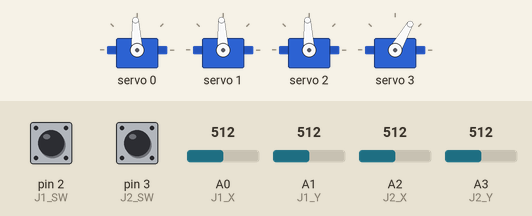
Bench run of a sketch on a simulated Arduino Uno, built with avr-gcc and run on an emulated ATmega328P. Parts: 4 × servo. The inputs (shaded band) are chosen by the test bench; at power-on: A0 (J1_X) = 512, A1 (J1_Y) = 512, A3 (J2_Y) = 512, pin 2 (J1_SW) HIGH, pin 3 (J2_SW) HIGH, A2 (J2_X) = 512. What the sketch prints to the serial monitor is not drawn.

Above: at 1.2 s.
1.3 s: A0 (J1_X) set to 537
2.8 s: A0 (J1_X) set to 561
At 4.1 s:
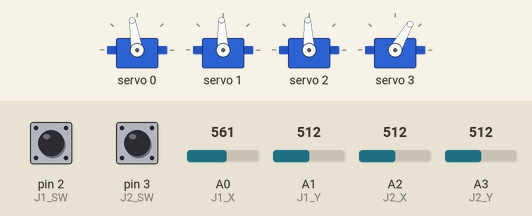
4.4 s: A1 (J1_Y) set to 539
5.9 s: A1 (J1_Y) set to 561
At 6.6 s:
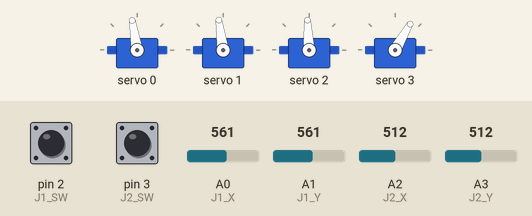
7.5 s: A3 (J2_Y) set to 541
9.0 s: A3 (J2_Y) set to 569
At 9.7 s:
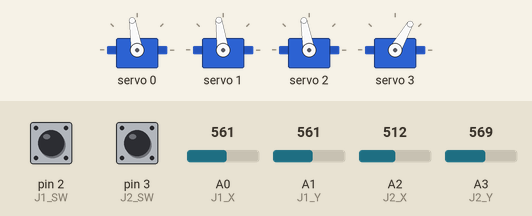
Timing chart, 0 to 11.6 s (numbered marks = the images above; inputs shaded):
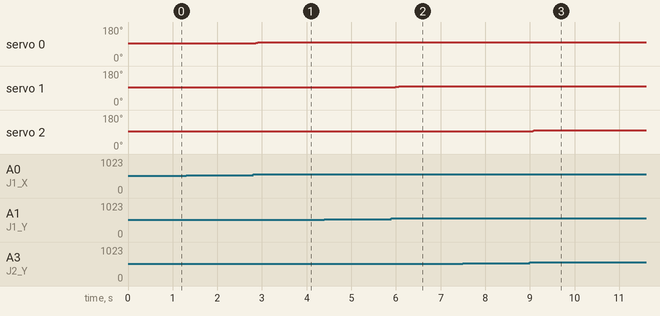

The sketch:

sketch_Manually_JOYSTICK_4-DOF_RoboArm.ino
```cpp
/*
  4-DOF Robotic Arm with 2x HW-504 Joysticks + Arduino UNO + PCA9685
  - Base, Shoulder, Elbow, Gripper on PCA9685 channels 0..3
  - Smooth analog control with deadzone and per-joint limits
  - Optional: joystick buttons on D2, D3 (not required)

  Hardware notes:
  - Power servos from a separate 5–6V supply to PCA9685 V+; common GND with Arduino.
  - UNO I2C: SDA=A4, SCL=A5
*/

#include <Wire.h>
#include <Adafruit_PWMServoDriver.h>

Adafruit_PWMServoDriver pwm = Adafruit_PWMServoDriver(0x40);  // default PCA9685 address

// ---------- USER SETTINGS ----------
#define PWM_FREQ_HZ        50         // typical for analog servos
#define SERVO_MIN_US       500        // microseconds at 0°
#define SERVO_MAX_US       2500       // microseconds at 180°
#define DEADZONE           40         // joystick dead-zone around center (0..1023 scale)
#define SMOOTH_ALPHA       0.20f      // low-pass smoothing [0..1], higher = snappier
#define LOOP_MS            20         // control loop period (ms)

// PCA9685 channels for each joint:
#define CH_BASE            0
#define CH_SHOULDER        1
#define CH_ELBOW           2
#define CH_GRIPPER         3

// Analog pins for joystick axes:
#define J1_X               A0   // Base
#define J1_Y               A1   // Shoulder
#define J2_X               A2   // Gripper
#define J2_Y               A3   // Elbow

// Optional joystick pushbuttons (active LOW on HW-504)
#define J1_SW              2
#define J2_SW              3

// Per-joint angle limits (tune to your mechanics so nothing binds)
int MIN_ANGLE[4] = {
  10,   // Base
  15,   // Shoulder
  10,   // Elbow
  20    // Gripper (closed)
};
int MAX_ANGLE[4] = {
  170,  // Base
  160,  // Shoulder
  170,  // Elbow
  120   // Gripper (open)
};

// Invert any joint if your servo orientation is reversed
bool INVERT[4] = {
  false,   // Base
  true,    // Shoulder
  false,   // Elbow
  true     // Gripper
};
// ----------------------------------

// Internal state
float currentAngle[4] = {90, 90, 90, 60};  // start at safe-ish mid positions
float targetAngle[4]  = {90, 90, 90, 60};

// Helper: convert microseconds to PCA9685 ticks
uint16_t usToTicks(int us) {
  // PCA9685: 4096 ticks per period
  // Period (us) = 1e6 / freq
  float period_us = 1000000.0f / PWM_FREQ_HZ;
  float ticks = (us * 4096.0f) / period_us;
  if (ticks < 0) ticks = 0;
  if (ticks > 4095) ticks = 4095;
  return (uint16_t)ticks;
}

// Helper: write an angle (0..180) to a PCA9685 channel
void writeServoAngle(uint8_t ch, float angleDeg) {
  if (angleDeg < 0) angleDeg = 0;
  if (angleDeg > 180) angleDeg = 180;
  int us = map((int)angleDeg, 0, 180, SERVO_MIN_US, SERVO_MAX_US);
  uint16_t ticks = usToTicks(us);
  pwm.setPWM(ch, 0, ticks);
}

// Normalize a joystick axis (0..1023) to an angle using per-joint limits and deadzone
float axisToAngle(int raw, int jointIndex) {
  // Dead-zone around center (≈512)
  int centered = raw - 512;
  if (abs(centered) < DEADZONE) {
    // Hold current target near center for steadiness
    return targetAngle[jointIndex];
  }

  // Map full range 0..1023 → MIN..MAX
  long mapped = map(raw, 0, 1023, MIN_ANGLE[jointIndex], MAX_ANGLE[jointIndex]);
  float out = (float)mapped;

  // Optional invert
  if (INVERT[jointIndex]) {
    // invert within joint limits
    out = MIN_ANGLE[jointIndex] + (MAX_ANGLE[jointIndex] - (out - MIN_ANGLE[jointIndex]));
  }

  // Constrain
  if (out < MIN_ANGLE[jointIndex]) out = MIN_ANGLE[jointIndex];
  if (out > MAX_ANGLE[jointIndex]) out = MAX_ANGLE[jointIndex];
  return out;
}

void setup() {
  Serial.begin(115200);
  Wire.begin();

  // Optional: buttons with internal pullups
  pinMode(J1_SW, INPUT_PULLUP);
  pinMode(J2_SW, INPUT_PULLUP);

  pwm.begin();
  pwm.setPWMFreq(PWM_FREQ_HZ);  // 50 Hz for standard servos
  delay(10);

  // Move to initial positions slowly
  for (int i = 0; i < 4; i++) {
    writeServoAngle(i == 0 ? CH_BASE :
                    i == 1 ? CH_SHOULDER :
                    i == 2 ? CH_ELBOW : CH_GRIPPER, currentAngle[i]);
  }

  Serial.println(F("4-DOF Arm ready. Use joysticks to move joints."));
}

unsigned long lastLoop = 0;

void loop() {
  if (millis() - lastLoop < LOOP_MS) return;
  lastLoop = millis();

  // Read joysticks
  int j1x = analogRead(J1_X);  // Base
  int j1y = analogRead(J1_Y);  // Shoulder
  int j2y = analogRead(J2_Y);  // Elbow
  int j2x = analogRead(J2_X);  // Gripper

  // Compute new targets
  targetAngle[0] = axisToAngle(j1x, 0);  // Base
  targetAngle[1] = axisToAngle(j1y, 1);  // Shoulder
  targetAngle[2] = axisToAngle(j2y, 2);  // Elbow
  targetAngle[3] = axisToAngle(j2x, 3);  // Gripper

  // Optional button examples (active LOW):
  // Hold J1_SW to return Base+Shoulder to "home" (90° and 90°)
  if (digitalRead(J1_SW) == LOW) {
    targetAngle[0] = 90;
    targetAngle[1] = 90;
  }
  // Tap J2_SW to snap gripper closed (min); hold to open (max)
  static bool prevJ2 = HIGH;
  bool nowJ2 = digitalRead(J2_SW);
  if (prevJ2 == HIGH && nowJ2 == LOW) {
    // falling edge (tap): close
    targetAngle[3] = MIN_ANGLE[3];
  }
  if (nowJ2 == LOW) {
    // hold: open
    targetAngle[3] = MAX_ANGLE[3];
  }
  prevJ2 = nowJ2;

  // Smooth movement
  for (int i = 0; i < 4; i++) {
    currentAngle[i] = currentAngle[i] + SMOOTH_ALPHA * (targetAngle[i] - currentAngle[i]);
  }

  // Write to servos
  writeServoAngle(CH_BASE,     currentAngle[0]);
  writeServoAngle(CH_SHOULDER, currentAngle[1]);
  writeServoAngle(CH_ELBOW,    currentAngle[2]);
  writeServoAngle(CH_GRIPPER,  currentAngle[3]);

  // Debug (optional): prints at ~50Hz/LOOP_MS
  // Serial.print("B:"); Serial.print((int)currentAngle[0]);
  // Serial.print(" S:"); Serial.print((int)currentAngle[1]);
  // Serial.print(" E:"); Serial.print((int)currentAngle[2]);
  // Serial.print(" G:"); Serial.println((int)currentAngle[3]);
}
```

Measured:
- after the input at 1.3 s, every drawn part: stays the same
- after the input at 2.8 s, servo 0: 93° → 99° at once
- after the input at 4.4 s, every drawn part: stays the same
- after the input at 5.9 s, servo 1: 93° → 97° at once, → 98° 0.14 s later
- after the input at 7.5 s, every drawn part: stays the same
- after the input at 9.0 s, servo 2: 93° → 100° at once
